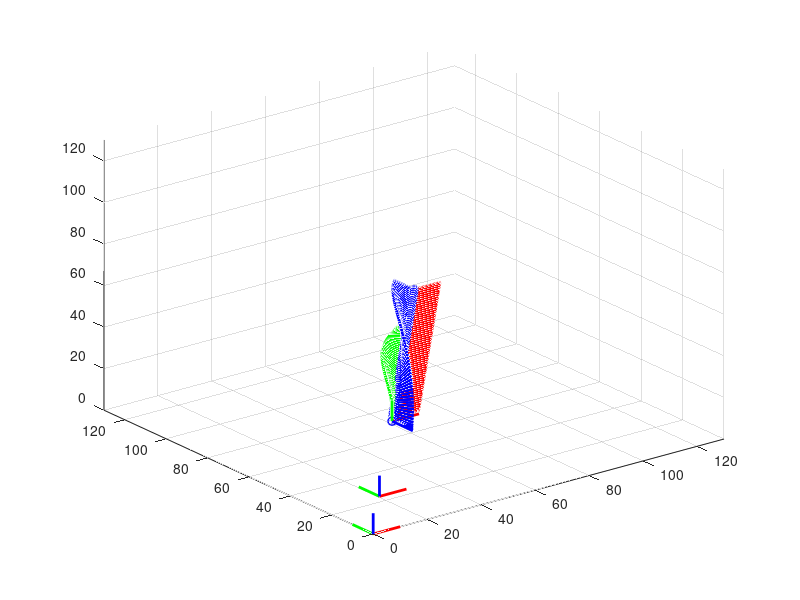

Write MATLAB code to recreate this figure.
clc; clear all; close all;

t=0;
ts = 0.01;
LastCycle=0;

%% Start point
x_start   = 20; %[mm]
y_start   = 20;
z_start   = 20;
S0_0 = [x_start;     y_start;    z_start];

%% End point
x_end   = 55; %[mm]
y_end   = 55;
z_end   = 55;
E0_0 = [x_end;     y_end;    z_end];

%% Start point
x_a   = 25; %[mm]
y_a   = 25;
z_a   = 25;
A_0 = [x_a;     y_a;    z_a];
theta_z_0  = 0*pi/180;
theta_y_0  = 0*pi/180;
theta_x_0  = 90*pi/180;
%% End point
x_b   = 90; %[mm]
y_b   = 90;
z_b   = 90;
B_0 = [x_b;     y_b;    z_b];
theta_z_F  = 0*pi/180;
theta_y_F  = 0*pi/180;
theta_x_F  = -90*pi/180;

AB_MD   = sqrt(((x_end-x_start)^2)+((y_end-y_start)^2)+((z_end-z_start)^2));

%% Quy hoach quy dao LSPB
x_0           = 0;            %% trang thai cua diem dau
x_dot_0    = 0;
x_2dot_0  = 0;
x_F           = AB_MD;        %% trang thai cua diem cuoi
x_dot_F    = 0;
x_2dot_F  = 0;

% Magic = 0.1;
% tf_o = AB_MD/v_qd;
% tf    = (1+Magic)*tf_o;
% tb   = Magic*tf_o;
% v_qd  = (x_F-x_0)/(tf-tb);
% acc    = v_qd / tb;

v_qd  = 100;    %% [mm]/[s]
tb = 0.05;
acc_max = 10000;     %[mm/s]

tb_min = v_qd / acc_max;
if(tb < tb_min) 
    tb = tb_min;    
end
acc = v_qd / tb;

t_giutoc = (AB_MD - acc*tb*tb) / v_qd;
tf = t_giutoc + 2*tb;

% %% Quy hoach quy dao bac 5
% a0=x_0;
% a1=x_dot_0;
% a2=x_2dot_0/2;
% a3=(20*x_F - 20*x_0-(8*x_dot_F + 12*x_dot_0)*tf -(3*x_2dot_0 - x_2dot_F)*tf^2)/(2*tf^3);
% a4=(30*x_0 - 30*x_F + (14*x_dot_F + 16*x_dot_0)*tf +(3*x_2dot_0 - 2*x_2dot_F)*tf^2)/(2*tf^4);
% a5=(12*x_F - 12*x_0 - (6*x_dot_F + 6*x_dot_0)*tf -(x_2dot_0 - x_2dot_F)*tf^2)/(2*tf^5);
%% He toa do G
OG_G = [0 ; 0 ; 0];
IG_G = [10 ; 0 ; 0];
JG_G = [0 ; 10 ; 0];
KG_G = [0 ; 0 ; 10];

%% He toa do trung gian - Input
HG0 = [1 0 0 10;
            0 1 0 10;
            0 0 1 10;
            0 0 0 1];
H0G = inv(HG0);
O0_G   = HG0 *  [OG_G;  1];
I0_G     = HG0 *  [IG_G;  1];
J0_G    = HG0 *  [JG_G;  1];
K0_G    = HG0 *  [KG_G;  1];

S0_G = HG0 * [S0_0; 1];
E0_G = HG0 * [E0_0; 1];

subplot(1,1,1);
%% Ve dua tren goc toa do toan cuc
plot3([0 10], [0 0], [0 0],'r','LineWidth',2);
grid on;
hold on;
axis([-10 100 -10 100 -10 100]);

plot3([0 0], [0 10], [0 0],'g','LineWidth',2);
plot3([0 0], [0 0], [0 10],'b','LineWidth',2);

%% Ve goc toa do 0
plot3([O0_G(1,1) I0_G(1,1)], [O0_G(2,1) I0_G(2,1)], [O0_G(3,1) I0_G(3,1)],'r','LineWidth',2);
grid on;
hold on;
axis([-10 100 -10 100 -10 100]);

plot3([O0_G(1,1) J0_G(1,1)], [O0_G(2,1) J0_G(2,1)], [O0_G(3,1) J0_G(3,1)],'g','LineWidth',2);
plot3([O0_G(1,1) K0_G(1,1)], [O0_G(2,1) K0_G(2,1)], [O0_G(3,1) K0_G(3,1)],'b','LineWidth',2);

while(1)

%     S= a0 + a1*t + a2*t^2 + a3*t^3 + a4*t^4 + a5*t^5;
%     v = a1+ 2*a2*t+ 3*a3*t^2 + 4*a4*t^3 + 5*a5*t^4;
%     a = 2*a2+ 6*a3*t+ 12*a4*t^2 + 20*a5*t^3;
    
    if((t>=0)&&(t<=tb))
        S = x_0 + 0.5*acc*t*t;
        v = acc*t;
        a = acc;
    end
    if((t>=tb)&&(t<=(tf-tb)))
        t2 = t - tb;
        S=(x_0 + 0.5*acc*tb*tb) + v_qd*t2;
        v = v_qd;
        a = 0;
    end
    if((t>=(tf-tb))&&(t<=tf))
        t3 = t - tf + tb;
        a = - acc;
        v = v_qd - acc*t3;
%          S = x_F + acc*tf*t - 0.5*acc*tf*tf - 0.5*acc*t*t;
%          S= (x_0 + 0.5*acc*tb*tb) + v_qd*(tf-2*tb) + 0.5*acc*tb*tb - 0.5*acc*(tb-t3)*(tb-t3);
        S= x_F - 0.5*acc*(tb-t3)*(tb-t3);
    end
    
    phantram = S/AB_MD;
    
    P_x_TCP_G   = S0_G(1,1) + (E0_G(1,1) - S0_G(1,1))*phantram;
    P_y_TCP_G   = S0_G(2,1) + (E0_G(2,1) - S0_G(2,1))*phantram;
    P_z_TCP_G   = S0_G(3,1) + (E0_G(3,1) - S0_G(3,1))*phantram;
    
    P_x_TCP_0   = S0_0(1,1) + (E0_0(1,1) - S0_0(1,1))*phantram;
    P_y_TCP_0   = S0_0(2,1) + (E0_0(2,1) - S0_0(2,1))*phantram;
    P_z_TCP_0   = S0_0(3,1) + (E0_0(3,1) - S0_0(3,1))*phantram;
    
    theta_z_TCP = theta_z_0 + (theta_z_F - theta_z_0)*phantram;
    theta_y_TCP = theta_y_0 + (theta_y_F - theta_y_0)*phantram;
    theta_x_TCP = theta_x_0 + (theta_x_F - theta_x_0)*phantram;

%     theta_z_TCP = ;
%     theta_y_TCP = ;
%     theta_x_TCP = ;

    subplot(1,1,1);
    plot3(P_x_TCP_G,P_y_TCP_G,P_z_TCP_G,'-o','LineWidth',1,'MarkerEdgeColor','b')
    axis([0   2*E0_G(1,1)     0     2*E0_G(2,1)    0     2*E0_G(3,1)]);
    grid on;
    hold on;

    H01 = [ cos(theta_z_TCP)*cos(theta_y_TCP)      cos(theta_z_TCP)*sin(theta_y_TCP)*sin(theta_x_TCP)-sin(theta_z_TCP)*cos(theta_x_TCP)        cos(theta_z_TCP)*sin(theta_y_TCP)*cos(theta_x_TCP)+sin(theta_z_TCP)*sin(theta_x_TCP)      P_x_TCP_0;
                sin(theta_z_TCP)*cos(theta_y_TCP)       sin(theta_z_TCP)*sin(theta_y_TCP)*sin(theta_x_TCP)+cos(theta_z_TCP)*cos(theta_x_TCP)       sin(theta_z_TCP)*sin(theta_y_TCP)*cos(theta_x_TCP)-cos(theta_z_TCP)*sin(theta_x_TCP)       P_y_TCP_0;
                -sin(theta_y_TCP)                                 cos(theta_y_TCP)*sin(theta_x_TCP)                                                                                     cos(theta_y_TCP)*cos(theta_x_TCP)                                                                                           P_z_TCP_0;
                0                                                          0                                                                                                                                      0                                                                                                                                                 1];
    
    HG1 = HG0*H01;
    
    I1_G = HG1*[IG_G; 1];
    J1_G = HG1*[JG_G; 1];
    K1_G = HG1*[KG_G; 1];
     
    plot3([HG1(1,4) I1_G(1,1)], [HG1(2,4) I1_G(2,1)], [HG1(3,4) I1_G(3,1)],'r','LineWidth',2);
    grid on;
    hold on;
    plot3([HG1(1,4) J1_G(1,1)],  [HG1(2,4) J1_G(2,1)],     [HG1(3,4) J1_G(3,1)],'g','LineWidth',2);
    plot3([HG1(1,4) K1_G(1,1)],  [HG1(2,4) K1_G(2,1)],    [HG1(3,4) K1_G(3,1)],'b','LineWidth',2);

%     subplot(1,4,2);
%     plot(t,S,'-o','LineWidth',1,'MarkerEdgeColor','b')
%     axis([-0.1 tf*1.1 x_0 x_F]);
%     grid on;
%     hold on;
%     
%     subplot(1,4,3);
%     plot(t,v,'-o','LineWidth',1,'MarkerEdgeColor','b')
%     axis([-0.1 tf*1.1 -0.1*v_qd 1.5*v_qd]);
%     grid on;
%     hold on;
%     
%     subplot(1,4,4);
%     plot(t,a,'-o','LineWidth',1,'MarkerEdgeColor','b')
%     axis([-0.1 tf*1.1 -1.1*acc 1.1*acc]);
%     grid on;
%     hold on;
    
    if(LastCycle==1)
        break;
    end
    
    t=t+ts;
    if(t>tf)
         t=tf;
         LastCycle = 1;
    end
    pause(0.01);
end

sprintf("Simulation Done")